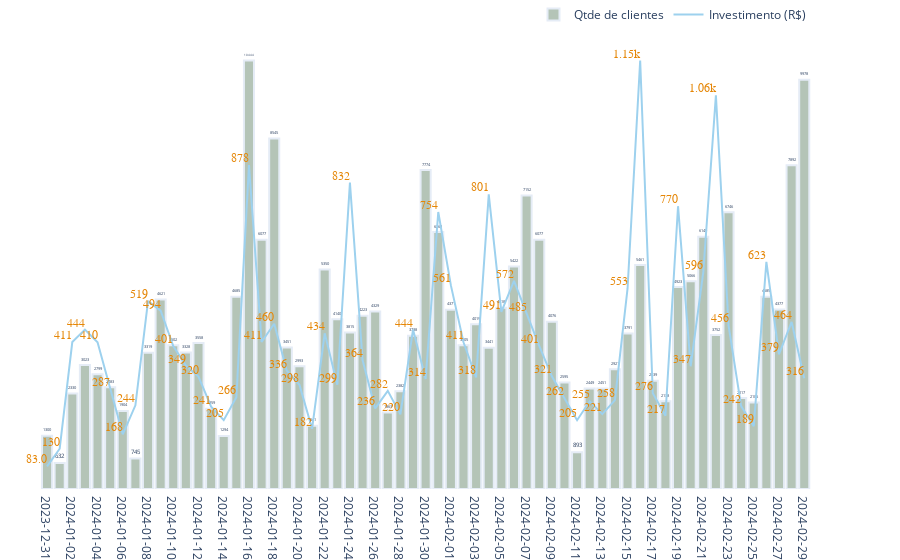

The cell this chart's notebook holds for it:
### Code cell
fig = make_subplots(1, 1, specs=[[{"secondary_y": True}]])

ultimos_30_dias = pd.to_datetime(df_marketing['date']).max() - pd.DateOffset(days=60)
condicao = (df_marketing['date']>=ultimos_30_dias)
df_marketing['date'] = pd.to_datetime(df_marketing['date']).dt.strftime('%Y-%m-%d')


ultimos_30_dias = df_marketing[condicao]
onebarlineplot(
    fig,
    ultimos_30_dias["date"],
    ultimos_30_dias["new_clients"],
    ultimos_30_dias["investment_digital_marketing"],
    "Qtde de clientes",
    "Investimento (R$)",
)
